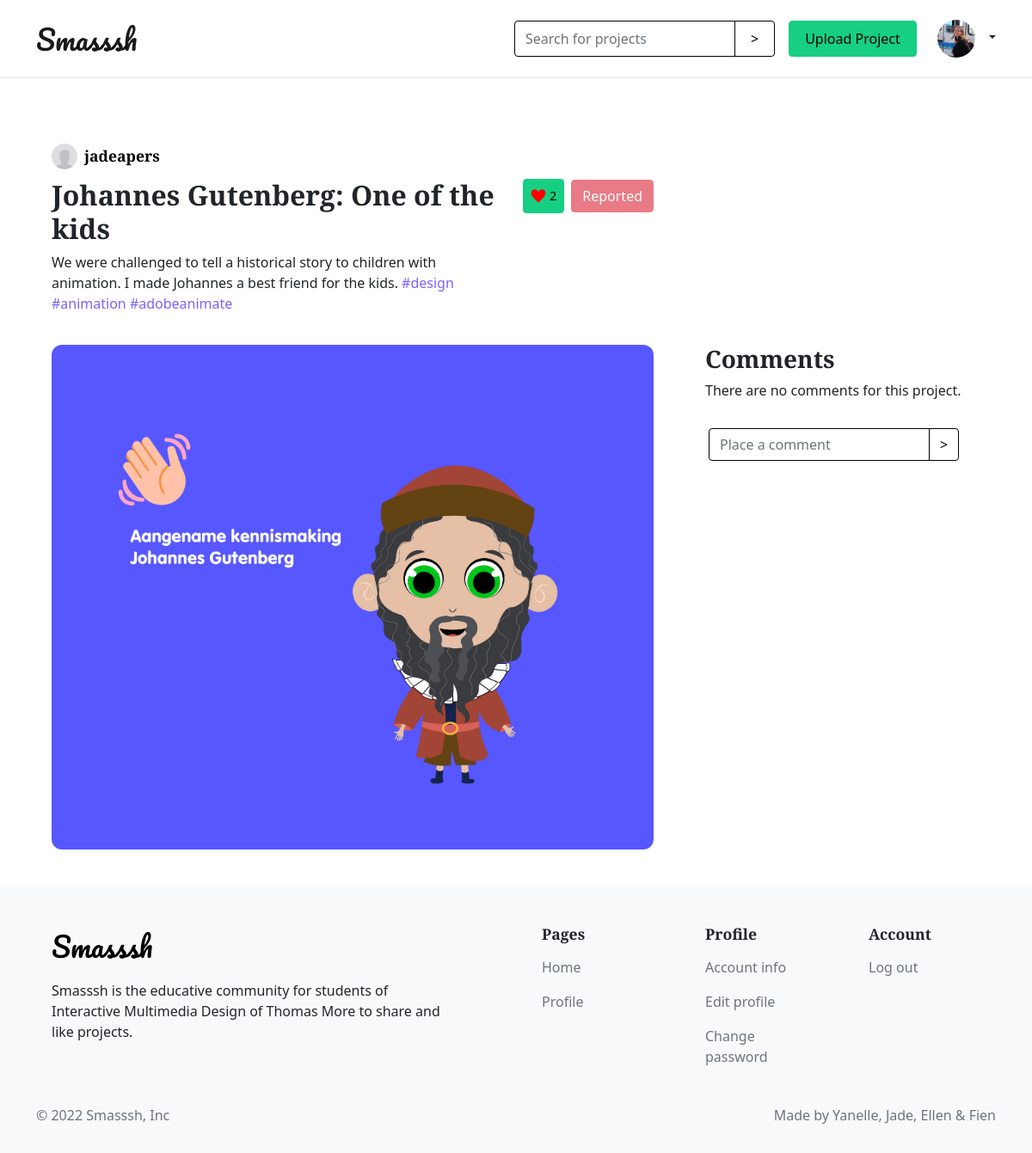
Screenshot of /post.php?p=28 (signed in) with the database file from the repository.
### tables this page shows
CREATE TABLE `users` (
  `id` int(11) unsigned NOT NULL AUTO_INCREMENT,
  `email` varchar(300) DEFAULT NULL,
  `username` varchar(300) DEFAULT NULL,
  `password` varchar(300) DEFAULT NULL,
  `is_admin` tinyint(1) DEFAULT NULL,
  `profile_pic` varchar(300) DEFAULT 'default.png',
  `bio` varchar(300) DEFAULT 'New member of the smash community',
  `education` varchar(300) DEFAULT NULL,
  `second_email` varchar(300) DEFAULT NULL,
  `social_linkedin` varchar(300) DEFAULT NULL,
  `social_github` varchar(300) DEFAULT NULL,
  `social_instagram` varchar(300) DEFAULT NULL,
  PRIMARY KEY (`id`)
);

CREATE TABLE `posts` (
  `id` int(11) unsigned NOT NULL AUTO_INCREMENT,
  `title` varchar(300) DEFAULT NULL,
  `date` datetime DEFAULT NULL,
  `image` varchar(300) DEFAULT NULL,
  `description` varchar(300) DEFAULT NULL,
  `user_id` int(11) DEFAULT NULL,
  `isShowcase` tinyint(1) DEFAULT NULL,
  PRIMARY KEY (`id`)
);

CREATE TABLE `tags` (
  `id` int(11) NOT NULL AUTO_INCREMENT,
  `tag` varchar(50) DEFAULT NULL,
  `post_id` int(11) DEFAULT NULL,
  PRIMARY KEY (`id`)
);

### classes/User.php (called while the page is built, shortened)
<?php
    class User
    {
        public static function getUserDataFromId($id)
        {
            $conn = Db::getInstance();
            $statement = $conn->prepare("SELECT * FROM users WHERE id = :id");
            $statement->bindValue(':id', $id);
            $statement->execute();
            $result = $statement->fetch(PDO::FETCH_ASSOC);
            return $result;
        }
    }

### classes/Post.php (called while the page is built, shortened)
<?php
class Post
{
    public static function getPostDataFromId($id)
    {
        $conn = Db::getInstance();
        $statement = $conn->prepare("SELECT * FROM posts INNER JOIN users on posts.user_id = users.id WHERE posts.id = :id");
        $statement->bindValue(':id', $id);
        $statement->execute();
        $result = $statement->fetch(PDO::FETCH_ASSOC);
        return $result;
    }
    public static function getTagsFromPost($postId)
    {
        $conn = Db::getInstance();
        $statement = $conn->prepare("SELECT * FROM tags WHERE post_id = :postId");
        $statement->bindValue(':postId', $postId);
        $statement->execute();
        $result = $statement->fetchAll();
        return $result;
    }
}

### classes/Like.php (called while the page is built, shortened)
<?php
    class Like
    {
        private $postId;
        private $userId;
        public function getPostId()
        {
            return $this->postId;
        }
        public function setPostId($postId)
        {
            $this->postId = $postId;
            return $this;
        }
        public function getUserId()
        {
            return $this->userId;
        }
        public function setUserId($userId)
        {
            $this->userId = $userId;
            return $this;
        }
        public function isPostLikedByUser()
        {
            $conn = Db::getInstance();
            $statement = $conn->prepare("SELECT * FROM likes WHERE user_id = :user_id AND post_id = :post_id");
            $statement->bindValue(":user_id", $this->getUserId());
            $statement->bindValue(":post_id", $this->getPostId());
            $statement->execute();
            $result = $statement->fetch();
            if ($result != null) {
                return true;
            } else {
                return false;
            }
        }
        public function getLikes()
        {
            $conn = Db::getInstance();
            $statement = $conn->prepare("SELECT COUNT(id) FROM likes WHERE post_id= :postid");
            $statement->bindValue(":postid", $this->getPostId());
            $statement->execute();
            $count = $statement->fetch();
            return $count;
        }
    }

### classes/Report.php (called while the page is built, shortened)
<?php
    class Report
    {
        private $report_userId;
        private $postId;
        public function getReport_userId()
        {
            return $this->report_userId;
        }
        public function setReport_userId($report_userId)
        {
            $this->report_userId = $report_userId;
            return $this;
        }
        public function getPostId()
        {
            return $this->postId;
        }
        public function setPostId($postId)
        {
            $this->postId = $postId;
            return $this;
        }
        public function isPostReportedByUser()
        {
            $conn = Db::getInstance();
            $userId = $this->getReport_userId();
            $postId = $this->getPostId();
            $statement = $conn->prepare("SELECT * FROM reports WHERE report_user_id = :user_id AND post_id = :post_id");
            $statement->bindValue(":user_id", $userId);
            $statement->bindValue(":post_id", $postId);
            $statement->execute();
            $result = $statement->fetchAll();
            if ($result != null) {
                return true;
            } else {
                return false;
            }
        }
    }

### post.php (the view, shortened to what this page needs)
<?php
    if (!isset($_SESSION['id'])) {
        header('Location: login.php');
    } else {
        $postId=$_GET['p'];
        $userId=$_SESSION['id'];
        $projectData = Post::getPostDataFromId($postId);
        $report = new Report();
        $report->setPostId($postId);
        $report->setReport_userId($_SESSION['id']);
        $isReported = $report->isPostReportedByUser();
        $tags = Post::getTagsFromPost($postId);
        $like = new Like();
        $like->setPostId($postId);
        $like->setUserId($_SESSION['id']);
        $isLiked = $like->isPostLikedByUser();
        $count = $like->getLikes();
    }
?>
<!DOCTYPE html>
<html lang="en">
<head>
    <?php include_once('style.php'); ?>
</head>
<body>
    <?php include_once('header.php'); ?>
    <div class="container my-4">
        <div class="row">
            <div class="d-flex align-items-center py-2">
                <img src="profile_pictures/<?php echo htmlspecialchars($projectData['profile_pic']); ?>" class="img-profile-post">
                <a href="profile.php?p=<?php echo htmlspecialchars($projectData['user_id']);?>">
                    <h4 class="pt-2 ps-2"><?php echo htmlspecialchars($projectData['username']);?></h4>
                </a>
            </div>
            <div class="col-sm-12 col-md-12 col-lg-8 py-0">
                <div class="d-flex align-items-start justify-content-between">
                    <div class="">
                        <h2><?php echo htmlspecialchars($projectData['title']); ?></h2>
                        <p class="pe-4"><?php echo htmlspecialchars($projectData['description']); ?>
                            <?php foreach ($tags as $tag): ?>
                            <span class="link-primary"><?php echo htmlspecialchars($tag['tag']); ?></span>
                            <?php endforeach; ?>
                        </p>
                    </div>
                    <div class="d-flex justify-content-between align-items-center">
                        <form class="d-flex align-items-center" action="" method="post">
                            <div class="btn btn-primary d-flex align-items-center mx-2 p-2">
                            <?php if (!$isLiked): ?>
                                        <img src="assets/images/empty-heart.svg" name= "like" class="like notLiked" id="likePost" data-userid="<?php echo $_SESSION['id'] ?>" data-postid="<?php echo $postId ?>">
                                        <?php if ($count['COUNT(id)'] === "0"): ?>
                                            <p class="num-of-likes" data-postid="<?php echo $postId ?>"><?php ?></p>
                                        <?php else : ?>
                                            <p class="num-of-likes" data-postid="<?php echo $postId ?>"><?php echo $count['COUNT(id)'] ?></p>
                                        <?php endif; ?>
                                    <?php else: ?>
                                        <img src="assets/images/liked-heart.svg" name= "like" class="like notLiked" id="likePost" data-userid="<?php echo $_SESSION['id'] ?>" data-postid="<?php echo $postId ?>">
                                        <p class="num-of-likes" data-postid="<?php echo $postId ?>"><?php echo $count['COUNT(id)'] ?></p>
                                    <?php endif; ?>
                            </div>
                            <?php if ($isReported === false): ?>
                            <a class="btn btn-outline-primary" data-bs-toggle="modal" href="#reportPost" id="report-btn" role="button">Report</a>
                            <?php elseif ($isReported === true): ?>
                            <a class="btn btn-danger disabled" data-bs-toggle="modal" href="#reportPost" id="report-btn" role="button">Reported</a>
                            <?php endif; ?>
                        </form>
                    </div>
                </div>
            </div>
        </div>
        <div class="row">
            <div class="col-sm-12 col-md-12 col-lg-8">
                <img src="uploaded_projects/<?php echo htmlspecialchars($projectData['image']);?>" width="100%" height="100%"
                    class="img-project-post" style="object-fit:cover">
            </div>
            <div class="col-sm-12 col-md-12 col-lg-4 d-flex align-content-between flex-wrap">
                <div>
                    <h3>Comments</h3>
                    <?php if (isset($emptystate)): ?>
                    <p class="">There are no comments for this project.</p>
                    <?php endif; ?>
                    <div class="row d-flex justify-content-between">
                        <form class="p-3" action="" method="post">
                            <div class="input-group">
                                <input type="text" class="form-control" placeholder="Place a comment" aria-label="Place a comment" aria-describedby="button-addon2" id="comment" name="comment">
                                <input type="submit" name="addComment" id="btnSubmit" data-userid="<?php echo $userId ?>" data-postid="<?php echo $postId ?>" value=">" class="btn btn-outline-primary btn-icon-search" >
                            </div>
                        </form>
                    </div>
                </div>
            </div>
        </div>
    </div>
    <?php require_once("footer.php"); ?>
</body>
</html>

### header.php (shortened to what this page needs)
<?php
    if (isset($_SESSION['email'])) {
        $sessionId = $_SESSION['id'];
        $userDataFromId = User::getUserDataFromId($sessionId);
    }
?><nav class="navbar navbar-light border-bottom">
    <div class="container">
        <a href="index.php" class="navbar-brand">Smasssh</a>
        <div class="d-flex align-items-center">
            <?php if (!isset($_SESSION['email'])): ?>
            <form class="d-flex">
                <a href="login.php" class="btn btn-outline-primary me-2">Login</a>
                <a href="register.php" class="btn btn-primary">Signup</a>
            </form>
            <?php else: ?>
            <form class="" action="" method="post">
                <div class="input-group">
                    <input type="text" class="form-control" name="search" placeholder="Search for projects" aria-label="Search for projects" aria-describedby="button-addon2">
                    <input class="btn btn-outline-primary btn-icon-search" type="submit" name="submit-search" id="button-addon2" value=">">
                </div>
            </form>
            <a href="uploadProject.php" class="btn btn-primary m-3">Upload Project</a>
            <div class="flex-shrink-0 dropdown d-flex">
                <a href="#" class="d-block link-dark text-decoration-none dropdown-toggle" id="dropdownUser2" data-bs-toggle="dropdown" aria-expanded="false">
                    <img src="profile_pictures/<?php echo $userDataFromId['profile_pic']; ?>" class="p-2 rounded-circle img-thumbnail" >
                </a>
            </div>
            <?php endif; ?>
        </div>
    </div>
</nav>

### styles/custom.css (style rules this page uses)
body { box-sizing: border-box; }
.img-thumbnail { width: 100px; height: 100px; object-fit: cover; border: none; background-color: transparent; }
nav .img-thumbnail { max-width: 60px; max-height: 60px; }
.row>* { padding: 20px 30px; }
.form-control, .input-group-text { border-color: black; }
.img-profile-post { width: 30px; height: 30px; border-radius: 50%; object-fit: cover; }
.img-project-post { border-radius: 12px; }
img.like { width: 18px; }
p.num-of-likes { font-size: 0.9em; padding-left: 4px; margin-bottom: 0; margin-top: 0; }
.notLiked { display: block; }

### styles/button.css (style rules this page uses)
nav .btn { padding: 8px 18px; }
.btn-primary { color: black; background-color: #16CF83; border: 1px solid #16CF83; }
.btn-outline-primary { color: black; border: 1px solid black; }
.link-primary { color: #7B61FF; font-weight: 500; text-decoration: none; }
.link-dark { font-weight: 500; text-decoration: none; }
a { text-decoration: none; color: black; }

### rows the page displays
users: profile_pic (picture)
posts: user.profile_pic (placeholder picture), user.username "jadeapers", title "Johannes Gutenberg: One of the kids", description "We were challenged to tell a historical story to children with animation. I made Johannes a best friend for the kids.", image (picture)
tags: tag "#design"
tags: tag "#animation"
tags: tag "#adobeanimate"

### other values shown
$count['COUNT(id)'] "2"
